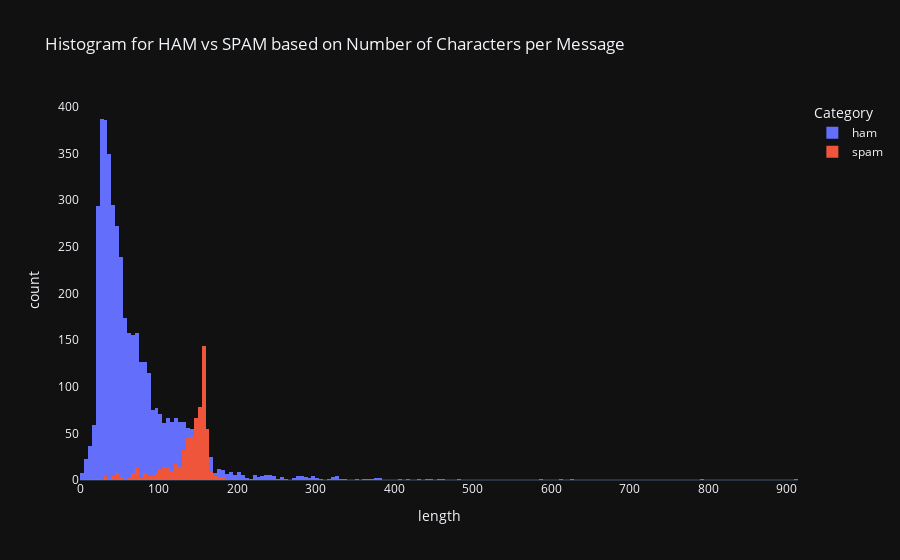

The code cell stored with this chart in its notebook:
### Code cell
fig = px.histogram(data, x = 'length', color = 'Category', 
                   template = 'plotly_dark', 
                   title = "Histogram for HAM vs SPAM based on Number of Characters per Message")

fig.update_xaxes(showgrid = False)
fig.update_yaxes(showgrid = False)
fig.update_layout(barmode = 'overlay')
fig.show()

### Figure 1 — Plotly figure (JSON) as saved in the notebook; plotly's stock layout.template omitted (floating-point values rounded to 4 significant figures; data arrays with more than 128 entries replaced by an {"elided": "..."} marker saying what was removed)
{"data": [{"alignmentgroup": "True", "bingroup": "x", "hovertemplate": "Category=ham<br>length=%{x}<br>count=%{y}<extra></extra>", "legendgroup": "ham", "marker": {"color": "#636efa", "pattern": {"shape": ""}}, "name": "ham", "offsetgroup": "ham", "orientation": "v", "showlegend": true, "type": "histogram", "x": {"elided": "4516 int values"}, "xaxis": "x", "yaxis": "y"}, {"alignmentgroup": "True", "bingroup": "x", "hovertemplate": "Category=spam<br>length=%{x}<br>count=%{y}<extra></extra>", "legendgroup": "spam", "marker": {"color": "#EF553B", "pattern": {"shape": ""}}, "name": "spam", "offsetgroup": "spam", "orientation": "v", "showlegend": true, "type": "histogram", "x": {"elided": "641 int values"}, "xaxis": "x", "yaxis": "y"}], "layout": {"barmode": "overlay", "legend": {"title": {"text": "Category"}, "tracegroupgap": 0}, "title": {"text": "Histogram for HAM vs SPAM based on Number of Characters per Message"}, "xaxis": {"anchor": "y", "domain": [0, 1], "showgrid": false, "title": {"text": "length"}}, "yaxis": {"anchor": "x", "domain": [0, 1], "showgrid": false, "title": {"text": "count"}}}}
